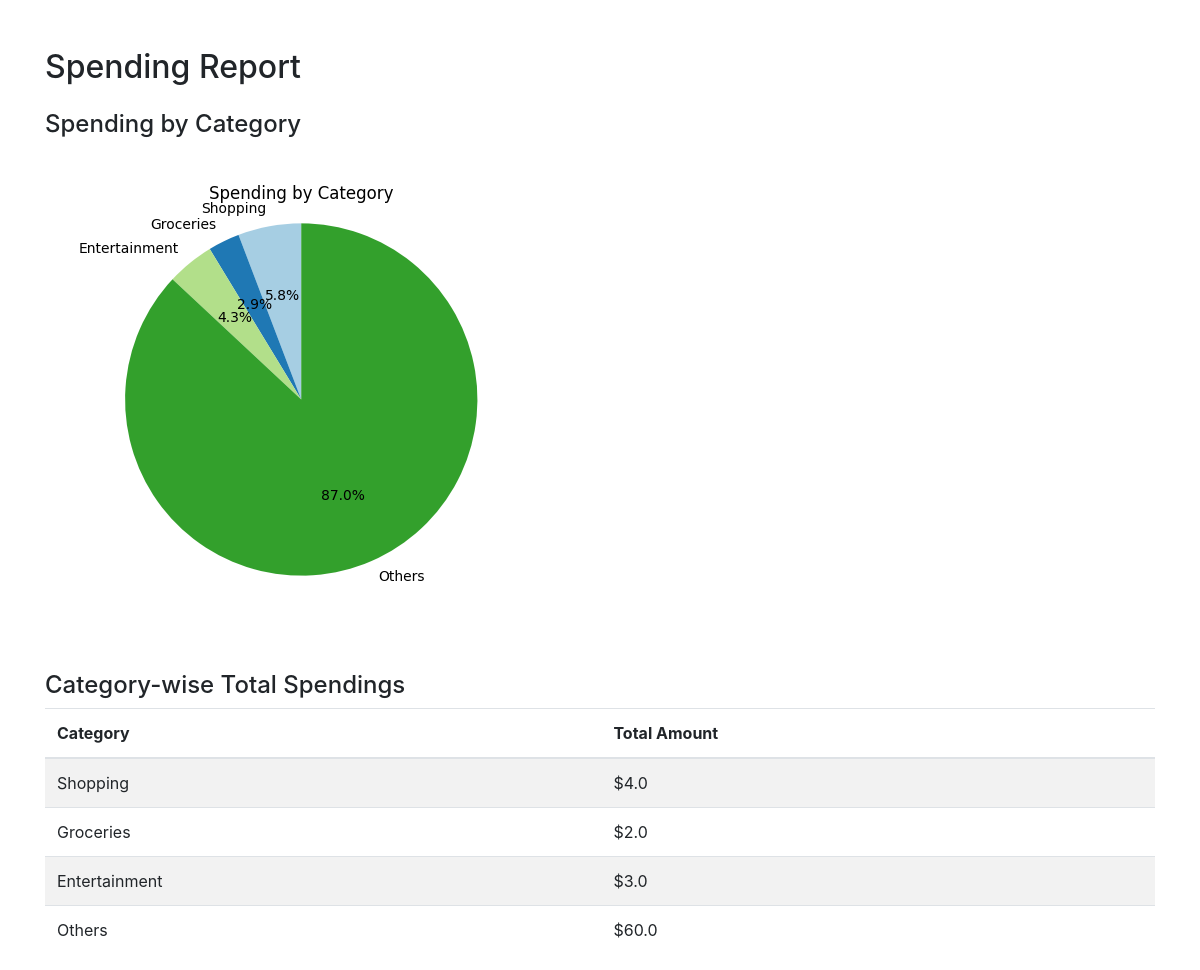
/report (signed in), run on the app's committed database.
### app.py (models this page shows)
class FinanceRecord(db.Model):
    id = db.Column(db.Integer, primary_key=True)
    amount = db.Column(db.Float, nullable=False)
    description = db.Column(db.String(150), nullable=False)
    category = db.Column(db.String(50), nullable=False)
    date_added = db.Column(db.DateTime, default=datetime.utcnow)
    user_id = db.Column(db.Integer, db.ForeignKey('user.id'), nullable=False)
    user = db.relationship('User', backref='records')

### app.py (the view)
@app.route('/report')
@login_required
def report():
    records = FinanceRecord.query.filter_by(user_id=current_user.id).all()
    categories = {}
    for record in records:
        if record.category in categories:
            categories[record.category] += record.amount
        else:
            categories[record.category] = record.amount
    img = io.BytesIO()
    plt.figure(figsize=(5, 5))
    plt.pie(categories.values(), labels=categories.keys(), autopct='%1.1f%%', startangle=90, colors=plt.cm.Paired.colors)
    plt.axis('equal')
    plt.title('Spending by Category')
    plt.savefig(img, format='png')
    img.seek(0)
    pie_chart_url = base64.b64encode(img.getvalue()).decode()
    return render_template('report.html', pie_chart_url=pie_chart_url, categories=categories)

### app.py (called while the page is built)
@login_manager.user_loader
def load_user(user_id):
    return User.query.get(int(user_id))

### templates/report.html (shortened to what this page needs)
<!DOCTYPE html>
<html lang="en">
<head>
    <link rel="stylesheet" href="https://stackpath.bootstrapcdn.com/bootstrap/4.5.2/css/bootstrap.min.css">
</head>
<body>
    <div class="container mt-5">
        <h2>Spending Report</h2>
        <div class="mt-4">
            <h4>Spending by Category</h4>
            <img class="img-fluid" alt="Spending Pie Chart">
        </div>
        <div class="mt-4">
            <h4>Category-wise Total Spendings</h4>
            <table class="table table-striped">
                <thead>
                    <tr>
                        <th>Category</th>
                        <th>Total Amount</th>
                    </tr>
                </thead>
                <tbody>
                    {% for category, total in categories.items() %}
                    <tr>
                        <td>{{ category }}</td>
                        <td>${{ total }}</td>
                    </tr>
                    {% endfor %}
                </tbody>
            </table>
        </div>
    </div>
</body>
</html>

### data on the page
FinanceRecord: category "Shopping", amount "4.0"
FinanceRecord: category "Groceries", amount "2.0"
FinanceRecord: category "Entertainment", amount "3.0"
FinanceRecord: category "Others", amount "60.0"
